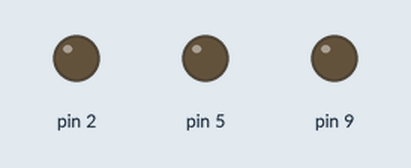
Recording of a sketch running on a simulated Arduino Uno, built with avr-gcc and run on an emulated ATmega328P. Shown: output pins drawn as LEDs (lit = HIGH).

Above: at 0.1 s.
At 0.5 s:
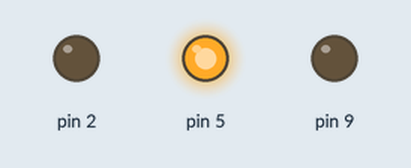
At 1.5 s:
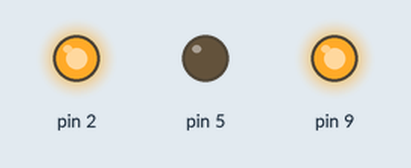
At 1.89 s:
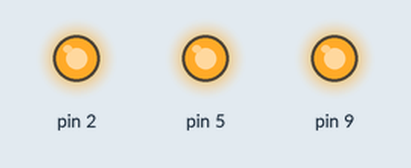
At 3.1 s:
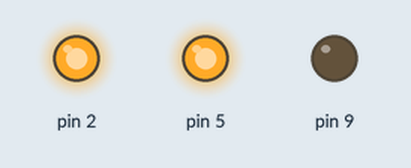
At 4.1 s:
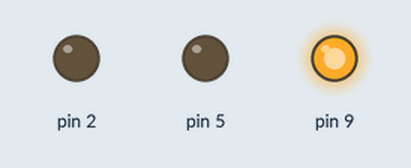
Timing chart, 0 to 5.1 s (numbered marks = the images above):
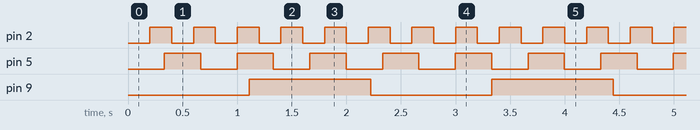

Measured:
- by itself, pin 2: alternates HIGH for 0.20 s and LOW for 0.20 s
- by itself, pin 5: alternates HIGH for 0.33 s and LOW for 0.33 s
- by itself, pin 9: alternates HIGH for 1.1 s and LOW for 1.1 s

The sketch:

L7_Rate_Blinking_LEDs.ino
```cpp
#include "Blinker.h"

// Specifiy pins and blink intervals (ms).
Blinker _led1Blinker(2, 200); // red
Blinker _led2Blinker(5, 333); // blue
Blinker _led3Blinker(9, 1111); // yellow

void setup() {}

void loop() {
  _led1Blinker.update();
  _led2Blinker.update();
  _led3Blinker.update();
}
```

Blinker.cpp
```cpp
#include "Blinker.h"
#include <Arduino.h>

Blinker :: Blinker(int pin, unsigned long blinkInterval)
  : _pin(pin), _interval(blinkInterval) {
  _state = LOW;
  _lastToggledTimestamp = 0;
  pinMode(_pin, OUTPUT);
}

void Blinker :: update() {
  unsigned long currentTimestampMs = millis();

  if ((currentTimestampMs - _lastToggledTimestamp) >= _interval) {
    _lastToggledTimestamp = currentTimestampMs;
    _state = !_state;
    digitalWrite(_pin, _state);
  }
}
```

Blinker.h
```cpp
#ifndef BLINKER_H
#define BLINKER_H

class Blinker {
  private:
    const int _pin; // output pin
    const unsigned long _interval; // blink interval in ms

    int _state; // current state (either HIGH or LOW)
    unsigned long _lastToggledTimestamp; // last state toggle in ms

  public:
    // Constructor
    Blinker(int pin, unsigned long blinkInterval);
    /**
    * Calculates whether to toggle output state based on the set interval
    * Call this function once per loop()
    */
    void update();
};

#endif
```
